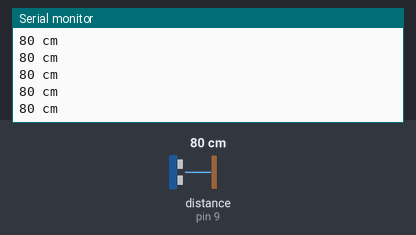
Simulated run of this sketch. Board: Arduino Uno, built with avr-gcc and run on an emulated ATmega328P. Parts: the last lines printed to the serial monitor. Wiring (inferred from the names in the program): ultrasonic range finder: trigger pin 8; echo pin 9. The test bench sets the inputs (shaded band); at power-on: distance to the obstacle (sensor on pin 9) 80 cm. The echo pulse lasts 58.3 µs per cm.

Above: at 1.2 s.
1.3 s: distance to the obstacle (sensor on pin 9) set to 2 cm
At 1.37 s:
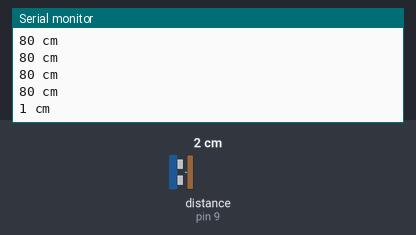
2.8 s: distance to the obstacle (sensor on pin 9) set to 120 cm
At 2.89 s:
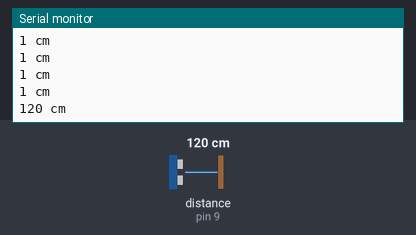
Timing chart, 0 to 5.8 s (numbered marks = the images above; inputs shaded):
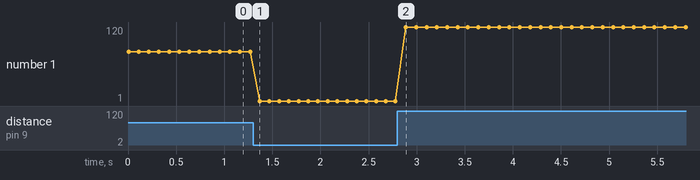

The sketch:

dalnomer.ino
```cpp
#define echoPin 9
#define trigPin 8

void setup() {
  Serial.begin (9600);
  pinMode(trigPin, OUTPUT);
  pinMode(echoPin, INPUT);
}

void loop() {
  int duration, cm;
  digitalWrite(trigPin, LOW);
  delayMicroseconds(2);
  digitalWrite(trigPin, HIGH);
  delayMicroseconds(10);
  digitalWrite(trigPin, LOW);
  duration = pulseIn(echoPin, HIGH);
  cm = duration / 58;
  Serial.print(cm);
  Serial.println(" cm");
  delay(100);
}

long microsecondsToInches(long microseconds)
{
  // According to Parallax's datasheet for the PING))), there are
  // 73.746 microseconds per inch (i.e. sound travels at 1130 feet per
  // second).  This gives the distance travelled by the ping, outbound
  // and return, so we divide by 2 to get the distance of the obstacle.
  // See: http://www.parallax.com/dl/docs/prod/acc/28015-PING-v1.3.pdf
  return microseconds / 74 / 2;
}

long microsecondsToCentimeters(long microseconds)
{
  // The speed of sound is 340 m/s or 29 microseconds per centimeter.
  // The ping travels out and back, so to find the distance of the
  // object we take half of the distance travelled.
  return microseconds / 29 / 2;
}
```

Measured:
- after the input at 1.3 s, the serial monitor: prints a new line after 0.07 s (image 1)
- after the input at 2.8 s, the serial monitor: prints a new line after 0.09 s (image 2)
- plotted number 1: 80 → 1 after the input at 1.3 s, 1 → 120 after the input at 2.8 s
